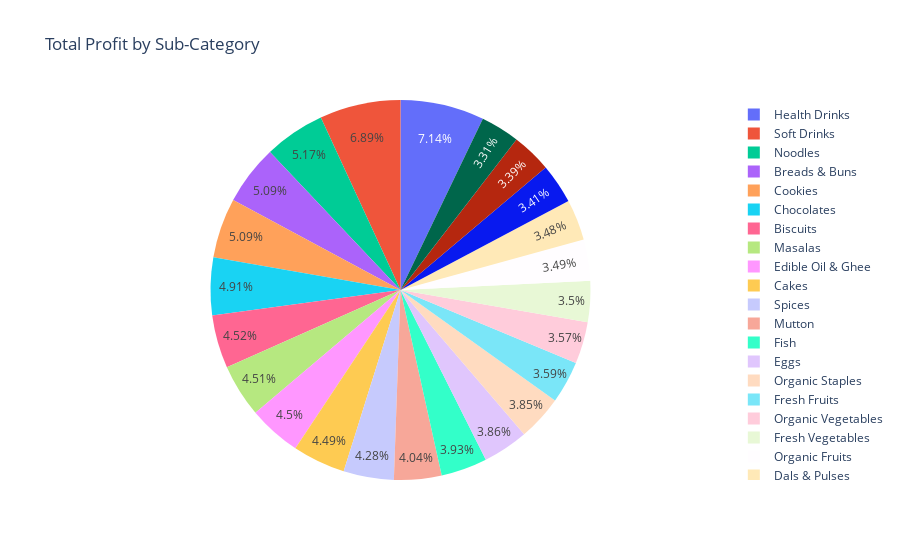

The notebook cell this image was saved under:
### Code cell
# pie chart of total profit by sub-category
fig = px.pie(category_profit, values='Profit', names='Sub_Category', title='Total Profit by Sub-Category')
fig.show()

### Figure 1 — Plotly figure (JSON) as saved in the notebook; plotly's stock layout.template omitted (floating-point values rounded to 4 significant figures)
{"data": [{"domain": {"x": [0, 1], "y": [0, 1]}, "hovertemplate": "Sub_Category=%{label}<br>Profit=%{value}<extra></extra>", "labels": ["Biscuits", "Breads & Buns", "Cakes", "Health Drinks", "Soft Drinks", "Chicken", "Eggs", "Fish", "Mutton", "Atta & Flour", "Dals & Pulses", "Organic Staples", "Rice", "Fresh Fruits", "Fresh Vegetables", "Organic Fruits", "Organic Vegetables", "Edible Oil & Ghee", "Masalas", "Spices", "Chocolates", "Cookies", "Noodles"], "legendgroup": "", "name": "", "showlegend": true, "type": "pie", "values": [169400.0, 190800.0, 168400.0, 267500.0, 258100.0, 124000.0, 144700.0, 147200.0, 151400.0, 127900.0, 130200.0, 144100.0, 126900.0, 134700.0, 131300.0, 130900.0, 133600.0, 168600.0, 169000.0, 160300.0, 183800.0, 190600.0, 193700.0]}], "layout": {"autosize": true, "legend": {"tracegroupgap": 0}, "title": {"text": "Total Profit by Sub-Category"}}}
